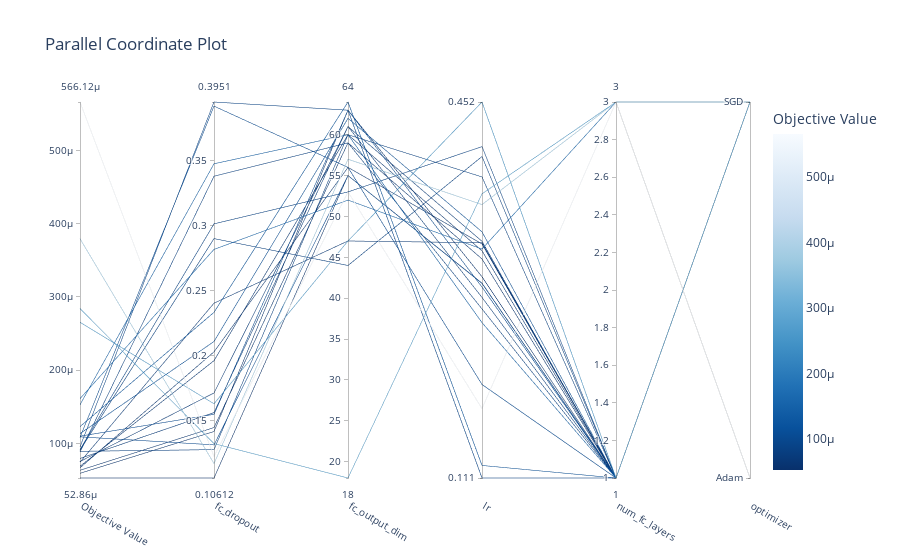

The notebook cell saved with this chart:
### Code cell
fig = optuna.visualization.plot_parallel_coordinate(study, params=["optimizer", "lr", 'num_fc_layers', 'fc_output_dim', 'fc_dropout'])
fig.show()

### Figure 1 — Plotly figure (JSON) as saved in the notebook; plotly's stock layout.template omitted (floating-point values rounded to 4 significant figures)
{"data": [{"dimensions": [{"label": "Objective Value", "range": [5.286e-05, 0.0005661], "values": [0.0005661, 0.0002654, 0.0001612, 0.0003795, 0.0002842, 6.68e-05, 0.0001081, 9.535e-05, 0.000123, 8.816e-05, 9.081e-05, 9.161e-05, 0.0001528, 7.456e-05, 0.0001134, 6.886e-05, 6.341e-05, 8.93e-05, 5.286e-05, 0.000109, 7.538e-05, 7.954e-05, 5.927e-05, 0.00011]}, {"label": "fc_dropout", "range": [0.1061, 0.3951], "values": [0.1226, 0.1632, 0.2818, 0.1172, 0.1325, 0.2031, 0.3919, 0.3951, 0.2334, 0.3381, 0.2901, 0.3015, 0.3476, 0.2405, 0.211, 0.1963, 0.1449, 0.1279, 0.1061, 0.1316, 0.1715, 0.1564, 0.1418, 0.1551]}, {"label": "fc_output_dim", "range": [18, 64], "values": [53, 47, 52, 57, 18, 56, 56, 63, 64, 59, 44, 53, 60, 47, 62, 60, 59, 60, 55, 55, 61, 61, 63, 63]}, {"label": "lr", "range": [-0.9549, -0.3445], "ticktext": ["0.111", "0.452"], "tickvals": [-0.9549, -0.3445], "values": [-0.8424, -0.3445, -0.5833, -0.511, -0.4936, -0.575, -0.8032, -0.9549, -0.9346, -0.6804, -0.433, -0.417, -0.7027, -0.573, -0.5553, -0.5861, -0.5993, -0.4662, -0.6387, -0.639, -0.5707, -0.6618, -0.6282, -0.645]}, {"label": "num_fc_layers", "range": [1, 3], "values": [3, 1, 3, 3, 3, 1, 1, 1, 1, 1, 1, 1, 1, 1, 1, 1, 1, 1, 1, 1, 1, 1, 1, 1]}, {"label": "optimizer", "range": [0, 1], "ticktext": ["Adam", "SGD"], "tickvals": [0, 1], "values": [0, 1, 1, 0, 1, 1, 1, 1, 1, 1, 1, 1, 1, 1, 1, 1, 1, 1, 1, 1, 1, 1, 1, 1]}], "labelangle": 30, "labelside": "bottom", "line": {"color": [0.0005661, 0.0002654, 0.0001612, 0.0003795, 0.0002842, 6.68e-05, 0.0001081, 9.535e-05, 0.000123, 8.816e-05, 9.081e-05, 9.161e-05, 0.0001528, 7.456e-05, 0.0001134, 6.886e-05, 6.341e-05, 8.93e-05, 5.286e-05, 0.000109, 7.538e-05, 7.954e-05, 5.927e-05, 0.00011], "colorbar": {"title": {"text": "Objective Value"}}, "colorscale": [[0, "rgb(247,251,255)"], [0.125, "rgb(222,235,247)"], [0.25, "rgb(198,219,239)"], [0.375, "rgb(158,202,225)"], [0.5, "rgb(107,174,214)"], [0.625, "rgb(66,146,198)"], [0.75, "rgb(33,113,181)"], [0.875, "rgb(8,81,156)"], [1, "rgb(8,48,107)"]], "reversescale": true, "showscale": true}, "type": "parcoords"}], "layout": {"title": {"text": "Parallel Coordinate Plot"}}}
